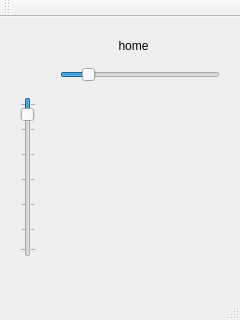
<?xml version="1.0" encoding="UTF-8"?>
<ui version="4.0">
 <class>MainWindow</class>
 <widget class="QMainWindow" name="MainWindow">
  <property name="geometry">
   <rect>
    <x>0</x>
    <y>0</y>
    <width>240</width>
    <height>320</height>
   </rect>
  </property>
  <property name="windowTitle">
   <string>menu</string>
  </property>
  <property name="windowIcon">
   <iconset>
    <normaloff>../../../media/ursia/16EC8BACEC8B84A9/Users/ursia/Pictures/IM_20/LOGO DEMARCHE/43704.ico</normaloff>../../../media/ursia/16EC8BACEC8B84A9/Users/ursia/Pictures/IM_20/LOGO DEMARCHE/43704.ico</iconset>
  </property>
  <property name="iconSize">
   <size>
    <width>18</width>
    <height>18</height>
   </size>
  </property>
  <widget class="QWidget" name="centralwidget">
   <widget class="QSlider" name="horizontalSlider">
    <property name="geometry">
     <rect>
      <x>60</x>
      <y>50</y>
      <width>160</width>
      <height>16</height>
     </rect>
    </property>
    <property name="minimum">
     <number>10</number>
    </property>
    <property name="maximum">
     <number>80</number>
    </property>
    <property name="value">
     <number>20</number>
    </property>
    <property name="orientation">
     <enum>Qt::Horizontal</enum>
    </property>
   </widget>
   <widget class="QSlider" name="verticalSlider">
    <property name="enabled">
     <bool>true</bool>
    </property>
    <property name="geometry">
     <rect>
      <x>20</x>
      <y>80</y>
      <width>16</width>
      <height>160</height>
     </rect>
    </property>
    <property name="minimum">
     <number>1</number>
    </property>
    <property name="maximum">
     <number>30</number>
    </property>
    <property name="value">
     <number>3</number>
    </property>
    <property name="orientation">
     <enum>Qt::Vertical</enum>
    </property>
    <property name="invertedAppearance">
     <bool>true</bool>
    </property>
    <property name="invertedControls">
     <bool>false</bool>
    </property>
    <property name="tickPosition">
     <enum>QSlider::TicksBothSides</enum>
    </property>
    <property name="tickInterval">
     <number>5</number>
    </property>
   </widget>
   <widget class="QLabel" name="label">
    <property name="geometry">
     <rect>
      <x>100</x>
      <y>20</y>
      <width>67</width>
      <height>17</height>
     </rect>
    </property>
    <property name="text">
     <string>home</string>
    </property>
    <property name="alignment">
     <set>Qt::AlignCenter</set>
    </property>
    <property name="textInteractionFlags">
     <set>Qt::LinksAccessibleByMouse|Qt::TextEditable</set>
    </property>
    <property name="buddy">
     <cstring>horizontalSlider</cstring>
    </property>
   </widget>
  </widget>
  <widget class="QMenuBar" name="menubar">
   <property name="enabled">
    <bool>true</bool>
   </property>
   <property name="geometry">
    <rect>
     <x>34</x>
     <y>2</y>
     <width>240</width>
     <height>22</height>
    </rect>
   </property>
   <property name="defaultUp">
    <bool>true</bool>
   </property>
   <property name="nativeMenuBar">
    <bool>false</bool>
   </property>
  </widget>
  <widget class="QStatusBar" name="statusbar"/>
  <widget class="QToolBar" name="toolBar">
   <property name="windowTitle">
    <string>toolBar</string>
   </property>
   <attribute name="toolBarArea">
    <enum>TopToolBarArea</enum>
   </attribute>
   <attribute name="toolBarBreak">
    <bool>false</bool>
   </attribute>
  </widget>
 </widget>
 <resources/>
 <connections>
  <connection>
   <sender>label</sender>
   <signal>objectNameChanged(QString)</signal>
   <receiver>verticalSlider</receiver>
   <slot>setStyleSheet(QString)</slot>
   <hints>
    <hint type="sourcelabel">
     <x>130</x>
     <y>65</y>
    </hint>
    <hint type="destinationlabel">
     <x>29</x>
     <y>120</y>
    </hint>
   </hints>
  </connection>
  <connection>
   <sender>label</sender>
   <signal>objectNameChanged(QString)</signal>
   <receiver>horizontalSlider</receiver>
   <slot>setStyleSheet(QString)</slot>
   <hints>
    <hint type="sourcelabel">
     <x>137</x>
     <y>67</y>
    </hint>
    <hint type="destinationlabel">
     <x>128</x>
     <y>96</y>
    </hint>
   </hints>
  </connection>
  <connection>
   <sender>menubar</sender>
   <signal>triggered(QAction*)</signal>
   <receiver>MainWindow</receiver>
   <slot>setText()</slot>
   <hints>
    <hint type="sourcelabel">
     <x>55</x>
     <y>12</y>
    </hint>
    <hint type="destinationlabel">
     <x>10</x>
     <y>66</y>
    </hint>
   </hints>
  </connection>
  <connection>
   <sender>toolBar</sender>
   <signal>actionTriggered(QAction*)</signal>
   <receiver>label</receiver>
   <slot>show()</slot>
   <hints>
    <hint type="sourcelabel">
     <x>20</x>
     <y>32</y>
    </hint>
    <hint type="destinationlabel">
     <x>132</x>
     <y>59</y>
    </hint>
   </hints>
  </connection>
 </connections>
 <slots>
  <slot>setText()</slot>
 </slots>
</ui>
